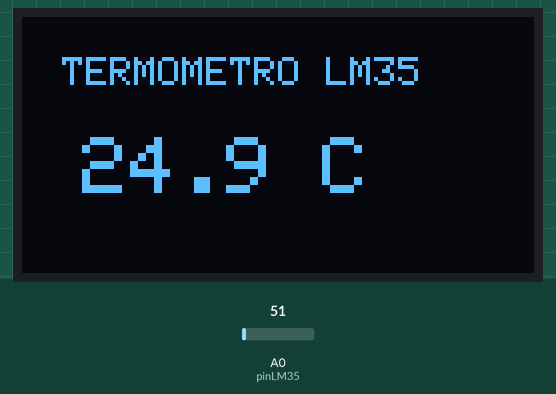
The sketch below on a simulated Arduino Uno, built with avr-gcc and run on an emulated ATmega328P. Shown: 128×64 one-colour display. Inputs (shaded band) come from the test bench; at power-on: A0 (pinLM35) = 51. What the sketch prints to the serial monitor is not drawn.

Above: at 1.4 s.
1.5 s: A0 (pinLM35) set to 61
At 2.7 s:
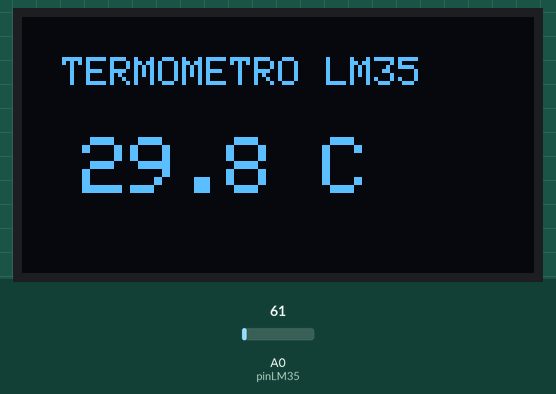
3.8 s: A0 (pinLM35) set to 71
At 5.2 s:
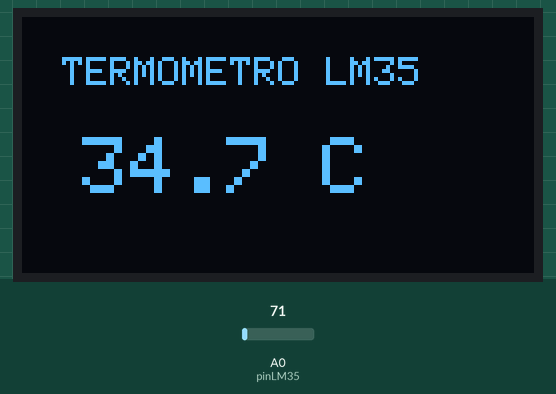
5.9 s: A0 (pinLM35) set to 86
At 7.7 s:
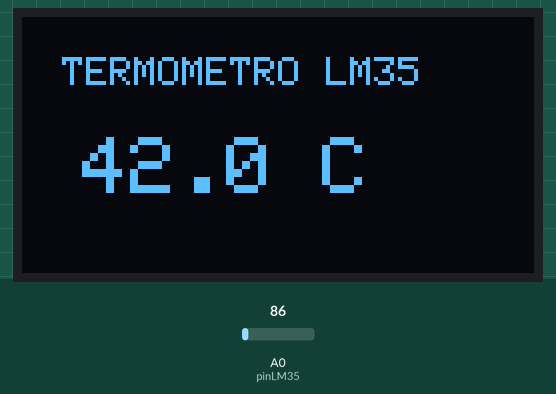
Timing chart, 0 to 9.2 s (numbered marks = the images above; inputs shaded):
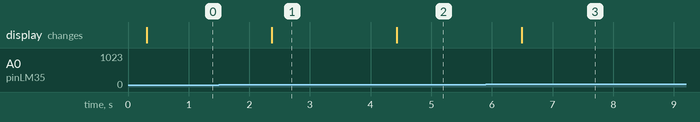

The sketch:

PlantillaUsoOLED.ino
```cpp
#include <Wire.h>
#include <Adafruit_GFX.h>
#include <Adafruit_SH110X.h>

#define i2c_Address 0x3C
#define SCREEN_WIDTH 128
#define SCREEN_HEIGHT 64
#define OLED_RESET -1

const int pinLM35 = A0;

Adafruit_SH1106G display(
  SCREEN_WIDTH,
  SCREEN_HEIGHT,
  &Wire,
  OLED_RESET
);

void setup() {
  Serial.begin(9600);
  Wire.begin();

  delay(250);

  if (!display.begin(i2c_Address, true)) {
    Serial.println("ERROR: OLED no encontrada");
    while (1);
  }

  Serial.println("OLED funcionando correctamente");
}

void loop() {

  int valorLeido = analogRead(pinLM35);


  float temperatura = (valorLeido * (5.0 / 1024.0)) * 100.0;


  Serial.print("Temperatura: ");
  Serial.print(temperatura);
  Serial.println(" C");

  display.clearDisplay();
  display.setTextColor(SH110X_WHITE);

  display.setTextSize(1);
  display.setCursor(10, 10);
  display.println("TERMOMETRO LM35");

  display.setTextSize(2);
  display.setCursor(15, 30);
  display.print(temperatura, 1);
  display.print(" C");

  display.display();

  delay(1000);
}
```

Measured:
- after the input at 1.5 s, the display: changes after 0.87 s (image 1)
- after the input at 3.8 s, the display: changes after 0.63 s (image 2)
- after the input at 5.9 s, the display: changes after 0.59 s (image 3)
